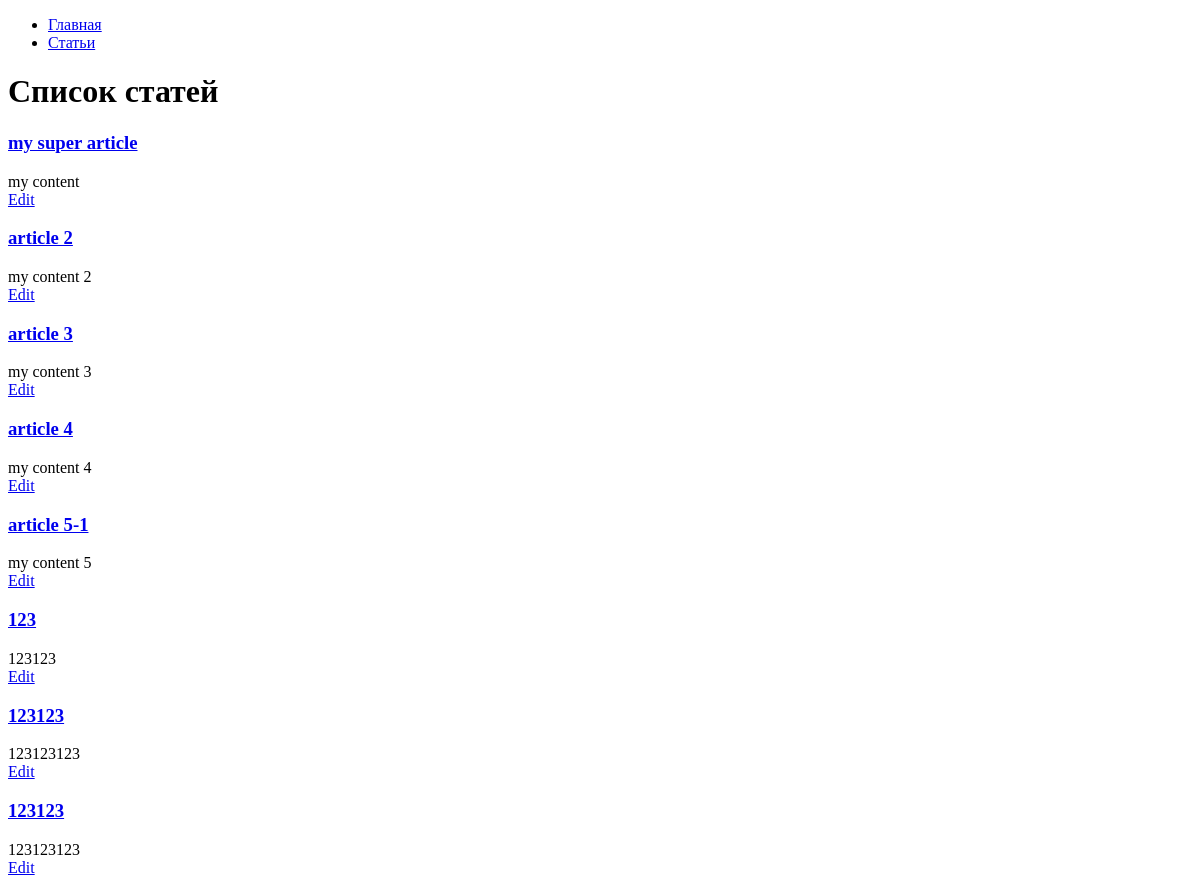
/articles/, run on an earlier commit of the app's database.
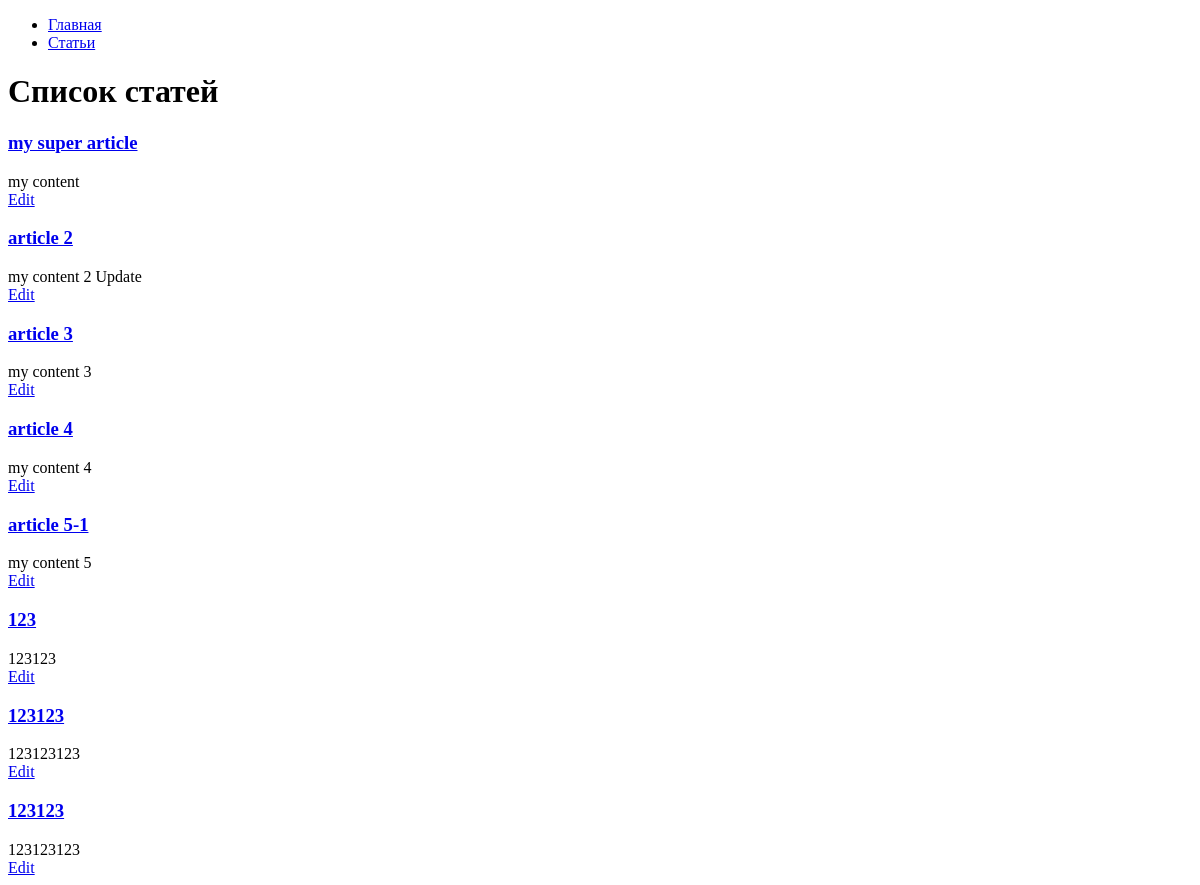
And on a later commit of the database.
### hexlet_django_blog/article/models.py (models this page shows, shortened)
class Article(models.Model):
    name = models.CharField(max_length=200) # название статьи
    body = models.TextField() # тело статьи
    category = models.ForeignKey(Category, on_delete=models.PROTECT)
    created_at = models.DateTimeField(auto_now_add=True)
    updated_at = models.DateTimeField(auto_now=True)

### hexlet_django_blog/article/views.py (the view)
# urls.py: path('', views.IndexView.as_view(), name='articles'),
class IndexView(View):
    def get(self, request, *args, **kwargs):
        articles = Article.objects.all()[:15]
        return render(request, 'articles/index.html', context={
            'articles': articles,
        })

### hexlet_django_blog/article/templates/articles/index.html
{% extends "base.html" %}
{% block content %}
    <h1>Список статей</h1>
    {% for article in articles %}
        <h3><a href="{% url 'article' article.id %}">{{ article.name }}</a></h3>
        <div>{{ article.body|slice:":200" }}</div>
        <div><a href="{% url 'articles_update' article.id %}">Edit</a></div>
    {% endfor %}
{% endblock %}

What changed in the data, as far as the page shows it:
changed Article "article 2": body "my content 2" → "my content 2 Update"
